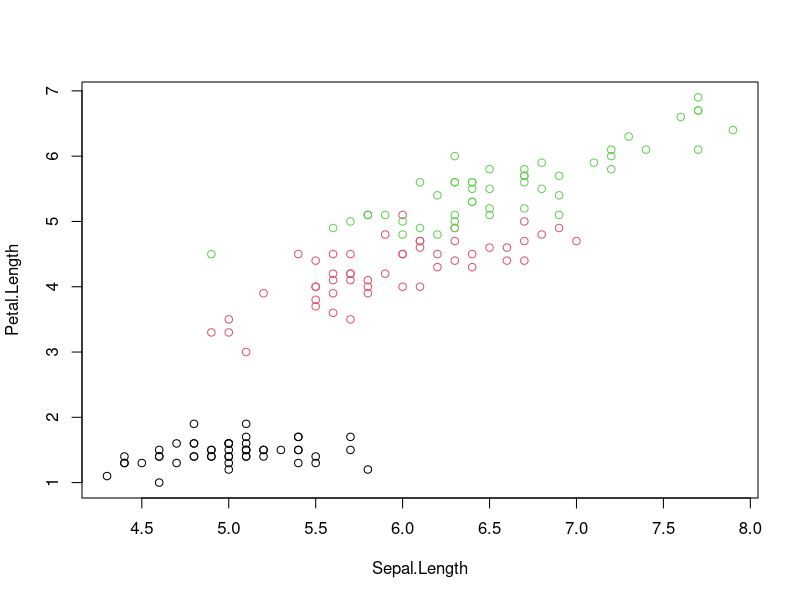

The R script that drew this image:
## ---- chunk 1
attach(iris)
plot(Sepal.Length,Petal.Length,col=Species)
